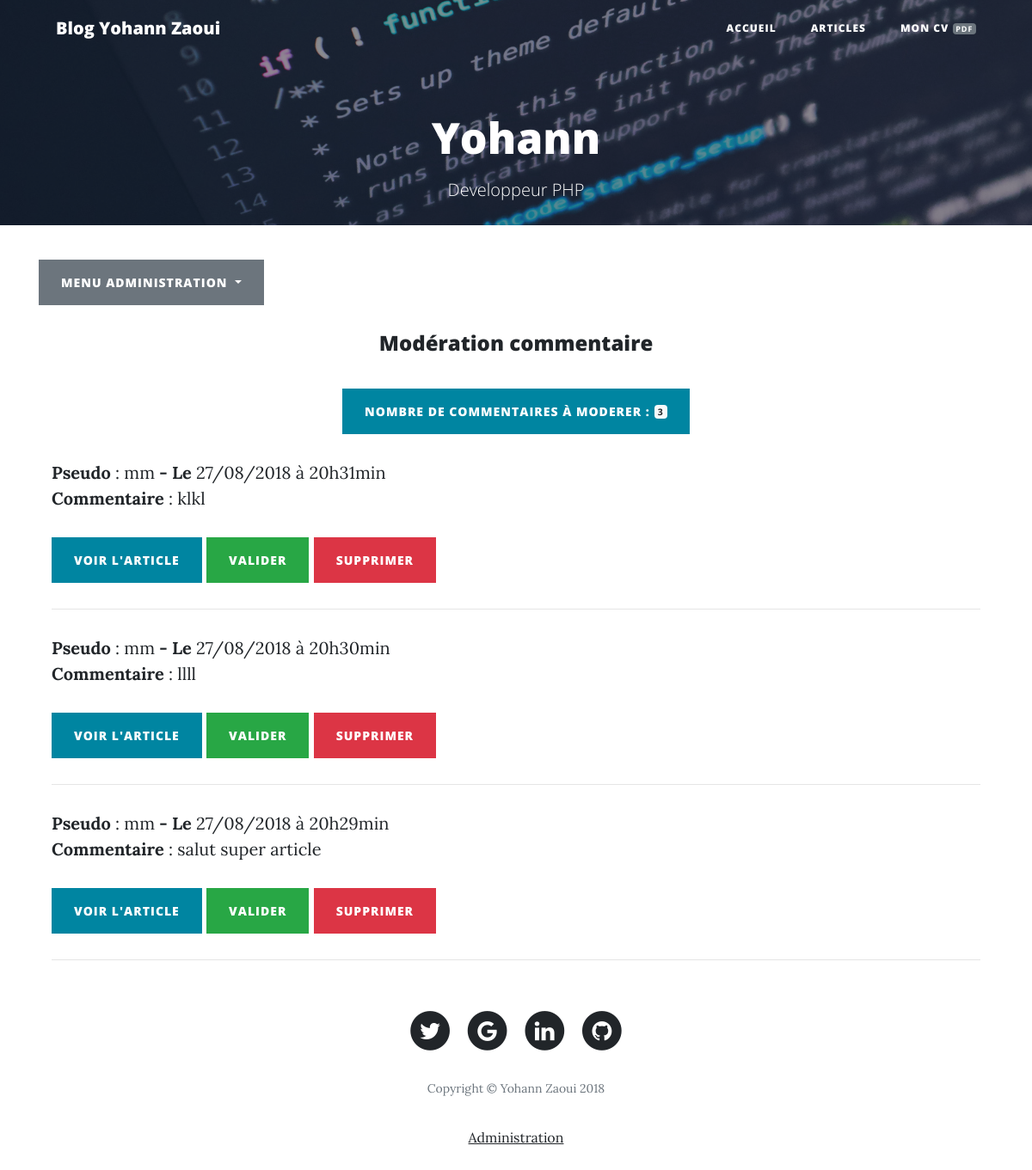
Page /index.php?route=listComments (signed in) on the committed database.
### tables this page shows
CREATE TABLE IF NOT EXISTS `comments` (
  `id` int(11) NOT NULL AUTO_INCREMENT,
  `id_post` int(11) NOT NULL,
  `pseudo` varchar(255) NOT NULL,
  `content` text NOT NULL,
  `creation_date` timestamp NOT NULL DEFAULT CURRENT_TIMESTAMP,
  `publication` int(11) NOT NULL DEFAULT '0',
  PRIMARY KEY (`id`)
);

### src/controller/BackController.php (called while the page is built, shortened)
<?php
class BackController
{
    private $commentRepository;
    private $view;
    public function __construct()
    {
        $this->commentRepository = new CommentRepository;
        $this->view = new View;
    }
    public function listComments()
    {
        $comments = $this->commentRepository->getCommentsNoValide();
        $line = $this->commentRepository->countComments();
        $this->view->render('listComments', ['comments'=>$comments,'line'=>$line]);
    }
 }

### public/index.php (called while the page is built, shortened)
<?php
$router = new router;
$router->run();

### src/Repository/CommentRepository.php (called while the page is built, shortened)
<?php
class CommentRepository extends DBFactory
{
    public function getCommentsNoValide()
    {
        $sql = 'SELECT id,id_post,pseudo,content,publication,DATE_FORMAT(creation_date,"%d/%m/%Y à %Hh%imin") AS creation_date_fr FROM comments WHERE publication = 0 ORDER BY creation_date DESC';
        $req = $this->sql($sql);
        $req->setFetchMode(PDO::FETCH_CLASS | PDO::FETCH_PROPS_LATE, Comment::CLASS);
        $comments = $req->fetchAll();
        return $comments;
    }
    public function countComments()
    {
        $sql = 'SELECT COUNT(*) as nb FROM comments WHERE publication = 0';
        $line = $this->sql($sql)->fetch();
        return $line['nb'];
    }
}

### etc/DBFactory.php (called while the page is built, shortened)
<?php
abstract class DBFactory
{
    private $db;
    private function checkDb()
    {
        if ($this->db === null) {
            return $this->getDb();
        }
        return $this->db;
    }
    private function getDb()
    {
        try
        {
            $dsn = Configuration::get("dsn");
            $login = Configuration::get("login");
            $password = Configuration::get("password");
            $this->db = new PDO($dsn, $login, $password);
            $this->db->setAttribute(PDO::ATTR_ERRMODE, PDO::ERRMODE_EXCEPTION);
            return $this->db;
        }
        catch (Exception $errorConnection)
        {
            die('Erreur de connection : '.$errorConnection->getMessage());
        }
    }
    public function sql($sql, $parameters = null)
    {
        if ($parameters) {
            $result = $this->checkDb()->prepare($sql);
            $result->execute($parameters);
            return $result;
        }
        else {
            $result = $this->checkDb()->query($sql);
            return $result;
        }
    }
}

### etc/Configuration.php (called while the page is built, shortened)
<?php
abstract class Configuration
{
    private static $params;
    public static function get($name, $defaultValue = null)
    {
        $params = self::getparams();
        if (isset($params[$name])) {
            $value = $params[$name];
        }
        else {
            $value = $defaultValue;
        }
        return $value;
    }
    private static function getparams()
    {
        if (self::$params == null) {
            $filePath = "../config/dev.ini";
            if (!file_exists($filePath)) {
                throw new Exception("Aucun fichier de configuration trouvé");
            }
            else {
                self::$params = parse_ini_file($filePath);
            }
        }
        return self::$params;
    }
}

### src/Entity/Comment.php (called while the page is built, shortened)
<?php
class Comment
{
  private $id;
  private $id_post;
  private $pseudo;
  private $content;
  private $creation_date_fr;
  public function getId()
  {
    return $this->id;
  }
  public function getPostId()
  {
    return $this->id_post;
  }
  public function getPseudo()
  {
    return $this->pseudo;
  }
  public function getContent()
  {
    return $this->content;
  }
  public function getCreation_date()
  {
    return $this->creation_date_fr;
  }
}

### templates/listComments.php (the view, shortened to what this page needs)
<?php if(isset($_SESSION['roleAdmin'], $_SESSION['pseudoAdmin']) && $_SESSION['roleAdmin'] == "admin") { ?>
<?php require_once 'adminNav.php'; ?>
<h4 class="title_center">Modération commentaire</h4>
<br>
<div class="title_center">
  <button type="button" class="btn btn-primary">
    Nombre de commentaires à moderer :
    <span class="badge badge-light">
      <?=$line?>
    </span>
  </button>
</div>
<div class="container">
  <div class="row">
    <div class="col-lg-12 col-md-10 mx-auto">
      <?php foreach ($comments as $comment) : ?>
      <div class="container">
        <?php echo '<p><b>Pseudo</b> : '.$comment->getPseudo().'<b> - Le</b> '.$comment->getCreation_date().'<br> <b>Commentaire</b> : '.$comment->getContent().'</p>'?>
        <a class="btn btn-primary" href="index.php?route=post&id=<?= $comment->getPostId() ?>">Voir l'article</a>
        <a class="btn btn-success" href="index.php?route=validateComment&id=<?=$comment->getId()?>">Valider</a>
        <a class="btn btn-danger" href="index.php?route=deleteComment&id=<?=$comment->getId()?>">Supprimer</a>
        <hr>
      </div>
      <?php endforeach; ?>
    </div>
  </div>
</div>
<?php } ?>

### public/css/style.css (style rules this page uses)
.title_center { text-align: center; }
body { font-size: 20px; color: #212529; font-family: 'Lora', 'Times New Roman', serif; }
p { line-height: 1.5; margin: 30px 0; }
h1, h2, h3, h4, h5, h6 { font-weight: 800; font-family: 'Open Sans', 'Helvetica Neue', Helvetica, Arial, sans-serif; }
a { color: #212529; -webkit-transition: all 0.2s; -moz-transition: all 0.2s; transition: all 0.2s; }
.btn { font-size: 14px; font-weight: 800; padding: 15px 25px; letter-spacing: 1px; text-transform: uppercase; border-radius: 0; font-family: 'Open Sans', 'Helvetica Neue', Helvetica, Arial, sans-serif; }
.btn-primary { background-color: #0085A1; border-color: #0085A1; }

### rows in the picture
comments: pseudo "mm", Creation_date "27/08/2018 à 20h31min", content "klkl"
comments: pseudo "mm", Creation_date "27/08/2018 à 20h30min", content "llll"
comments: pseudo "mm", Creation_date "27/08/2018 à 20h29min", content "salut super article"

### other values in the picture
$line "3"
